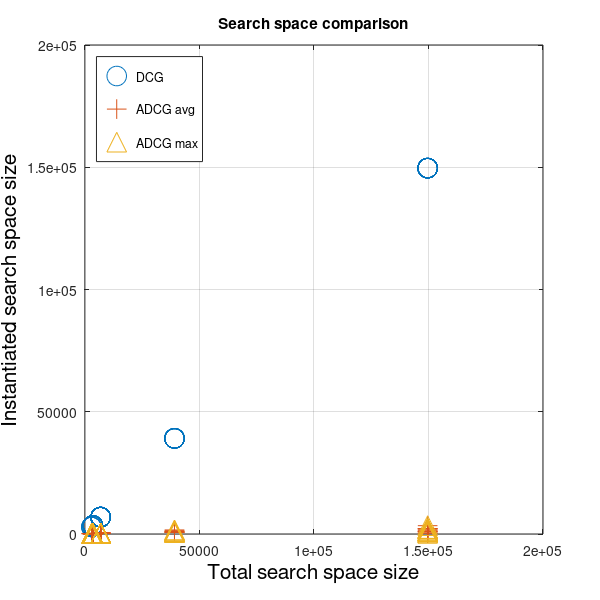
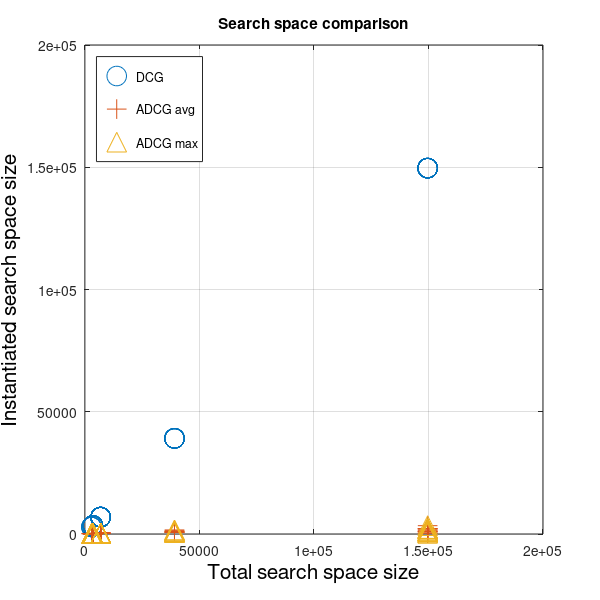

Reproduce these figures in MATLAB, in order.
% program to plot the search space statistics from the h2sl::search_space_corpus_analysis program

clear all;

dcg_ss_concrete_size = [302; 302; 302; 302; 302; 302; 302; 302; 302; 302; 342; 342; 342; 342; 342; 342; 342; 342; 342; 342; 342; 342; 342; 150; 150; 150; 150; 174; 174; 222; 174; 222; 174; 174; 222; 174; 174; 222; 222; 174; 222; 222; 222; 174; 174; 174; 174; 174; 174; 174; 174; 174; 174; 174; 174; 174; 174; 174; 174; 174; 222; 222; 174; 174; 174; 174; 174; 174; 222; 222; 222; 174; 174; 222; 222; 222; 222; 222; 222; 222; 222; 222; 174; 222; 222; 222; 222; 222; 222; 222; 222; 222; 222; 222; 222; 222; 222; 222; 222; 222; 222; 222; 222; 222; 222; 174; 174; 222; 174; 174; 222; 174; 174; 222; 222; 222; 174; 222; 222; 222; 174; 222; 174; 174; 222; 222; 174; 222; 222; 222; 222; 222; 222; 222];
dcg_ss_abstract_avg_size = [38820; 38820; 38820; 38820; 38820; 38820; 38820; 38820; 38820; 38820; 149300; 149300; 149300; 149300; 149300; 149300; 149300; 149300; 149300; 149300; 149300; 149300; 149300; 2744; 2744; 2744; 2744; 3284; 3284; 6668; 3284; 6668; 3284; 3284; 6668; 3284; 3284; 6668; 6668; 3284; 6668; 6668; 6668; 3284; 3284; 3284; 3284; 3284; 3284; 3284; 3284; 3284; 3284; 3284; 3284; 3284; 3284; 3284; 3284; 3284; 6668; 6668; 3284; 3284; 3284; 3284; 3284; 3284; 6668; 6668; 6668; 3284; 3284; 6668; 6668; 6668; 6668; 6668; 6668; 6668; 6668; 6668; 3284; 6668; 6668; 6668; 6668; 6668; 6668; 6668; 6668; 6668; 6668; 6668; 6668; 6668; 6668; 6668; 6668; 6668; 6668; 6668; 6668; 6668; 6668; 3284; 3284; 6668; 3284; 3284; 6668; 3284; 3284; 6668; 6668; 6668; 3284; 6668; 6668; 6668; 3284; 6668; 3284; 3284; 6668; 6668; 3284; 6668; 6668; 6668; 6668; 6668; 6668; 6668];
dcg_ss_abstract_max_size = [38820; 38820; 38820; 38820; 38820; 38820; 38820; 38820; 38820; 38820; 149300; 149300; 149300; 149300; 149300; 149300; 149300; 149300; 149300; 149300; 149300; 149300; 149300; 2744; 2744; 2744; 2744; 3284; 3284; 6668; 3284; 6668; 3284; 3284; 6668; 3284; 3284; 6668; 6668; 3284; 6668; 6668; 6668; 3284; 3284; 3284; 3284; 3284; 3284; 3284; 3284; 3284; 3284; 3284; 3284; 3284; 3284; 3284; 3284; 3284; 6668; 6668; 3284; 3284; 3284; 3284; 3284; 3284; 6668; 6668; 6668; 3284; 3284; 6668; 6668; 6668; 6668; 6668; 6668; 6668; 6668; 6668; 3284; 6668; 6668; 6668; 6668; 6668; 6668; 6668; 6668; 6668; 6668; 6668; 6668; 6668; 6668; 6668; 6668; 6668; 6668; 6668; 6668; 6668; 6668; 3284; 3284; 6668; 3284; 3284; 6668; 3284; 3284; 6668; 6668; 6668; 3284; 6668; 6668; 6668; 3284; 6668; 3284; 3284; 6668; 6668; 3284; 6668; 6668; 6668; 6668; 6668; 6668; 6668];
baseline = dcg_ss_concrete_size + dcg_ss_abstract_avg_size;


adcg_ss_concrete_size = [302; 302; 302; 302; 302; 302; 302; 302; 302; 302; 342; 342; 342; 342; 342; 342; 342; 342; 342; 342; 342; 342; 342; 150; 150; 150; 150; 174; 174; 222; 174; 222; 174; 174; 222; 174; 174; 222; 222; 174; 222; 222; 222; 174; 174; 174; 174; 174; 174; 174; 174; 174; 174; 174; 174; 174; 174; 174; 174; 174; 222; 222; 174; 174; 174; 174; 174; 174; 222; 222; 222; 174; 174; 222; 222; 222; 222; 222; 222; 222; 222; 222; 174; 222; 222; 222; 222; 222; 222; 222; 222; 222; 222; 222; 222; 222; 222; 222; 222; 222; 222; 222; 222; 222; 222; 174; 174; 222; 174; 174; 222; 174; 174; 222; 222; 222; 174; 222; 222; 222; 174; 222; 174; 174; 222; 222; 174; 222; 222; 222; 222; 222; 222; 222];
adcg_ss_abstract_avg_size = [305.2; 435; 1268; 305.2; 760.8; 435; 435; 759.8; 1268; 760.8; 1907; 629.5; 511.7; 3064; 1.5; 1.25; 767.4; 1277; 1788; 1788; 1788; 817.9; 817.9; 1.5; 1.5; 1.5; 1.444; 1.615; 1.615; 1.667; 1.667; 1.533; 2.714; 1.615; 25.33; 6.533; 1.533; 25.33; 1.533; 7.385; 25.6; 37; 25.6; 6.467; 1.467; 1.533; 6.533; 1.538; 1.533; 1.615; 6.467; 1.533; 6.533; 1.533; 1.615; 1.615; 1.538; 1.533; 1.533; 1.923; 1.533; 1.533; 2; 1.533; 1.615; 6.533; 1.615; 1.615; 1.467; 1.533; 1.533; 7.385; 1.533; 2.556; 1.533; 2.556; 1.533; 1.533; 2.556; 1.533; 1.533; 1.533; 2.714; 2.556; 2.556; 1.533; 2.556; 1.467; 1.533; 2.714; 1.533; 25.33; 1.533; 1.533; 1.533; 1.533; 1.533; 2.556; 1.533; 2.556; 2.556; 1.533; 1.533; 1.533; 1.533; 2.556; 2.714; 2.556; 1.533; 1.533; 2.556; 2.556; 2.556; 2.556; 2.556; 2.556; 2.556; 2.556; 2.556; 2.556; 2.556; 25.33; 1.533; 1.533; 1.533; 2.556; 2; 2.286; 1.615; 2; 2.714; 1.615; 2; 29.08];
adcg_ss_abstract_max_size = [305.2; 435; 1268; 305.2; 760.8; 435; 435; 759.8; 1268; 760.8; 1907; 629.5; 511.7; 3064; 1.5; 1.25; 767.4; 1277; 1788; 1788; 1788; 817.9; 817.9; 1.5; 1.5; 1.5; 1.444; 1.615; 1.615; 1.667; 1.667; 1.533; 2.714; 1.615; 25.33; 6.533; 1.533; 25.33; 1.533; 7.385; 25.6; 37; 25.6; 6.467; 1.467; 1.533; 6.533; 1.538; 1.533; 1.615; 6.467; 1.533; 6.533; 1.533; 1.615; 1.615; 1.538; 1.533; 1.533; 1.923; 1.533; 1.533; 2; 1.533; 1.615; 6.533; 1.615; 1.615; 1.467; 1.533; 1.533; 7.385; 1.533; 2.556; 1.533; 2.556; 1.533; 1.533; 2.556; 1.533; 1.533; 1.533; 2.714; 2.556; 2.556; 1.533; 2.556; 1.467; 1.533; 2.714; 1.533; 25.33; 1.533; 1.533; 1.533; 1.533; 1.533; 2.556; 1.533; 2.556; 2.556; 1.533; 1.533; 1.533; 1.533; 2.556; 2.714; 2.556; 1.533; 1.533; 2.556; 2.556; 2.556; 2.556; 2.556; 2.556; 2.556; 2.556; 2.556; 2.556; 2.556; 25.33; 1.533; 1.533; 1.533; 2.556; 2; 2.286; 1.615; 2; 2.714; 1.615; 2; 29.08];
adcg_adaptive_avg = adcg_ss_concrete_size + adcg_ss_abstract_avg_size;
adcg_adaptive_max = adcg_ss_concrete_size + adcg_ss_abstract_max_size;


figure(1);
hold on;
box on;
grid on;
scatter(baseline,baseline,200);
scatter(baseline,adcg_adaptive_avg,200,'+');
scatter(baseline,adcg_adaptive_max,200,'^');
legend('DCG','ADCG avg', 'ADCG max','Location','NorthWest');
title('Search space comparison');
xlhand = get(gca,'xlabel');
set(xlhand,'string','Total search space size','fontsize',15);
ylhand = get(gca,'ylabel');
set(ylhand,'string','Instantiated search space size','fontsize',15);
set(gcf, 'PaperPosition', [0 0 6 6]);
set(gcf, 'PaperSize', [6 6]);


saveas(gcf, 'search_space_comparison', 'epsc');

saveas(gcf, 'search_space_comparison', 'pdf');

